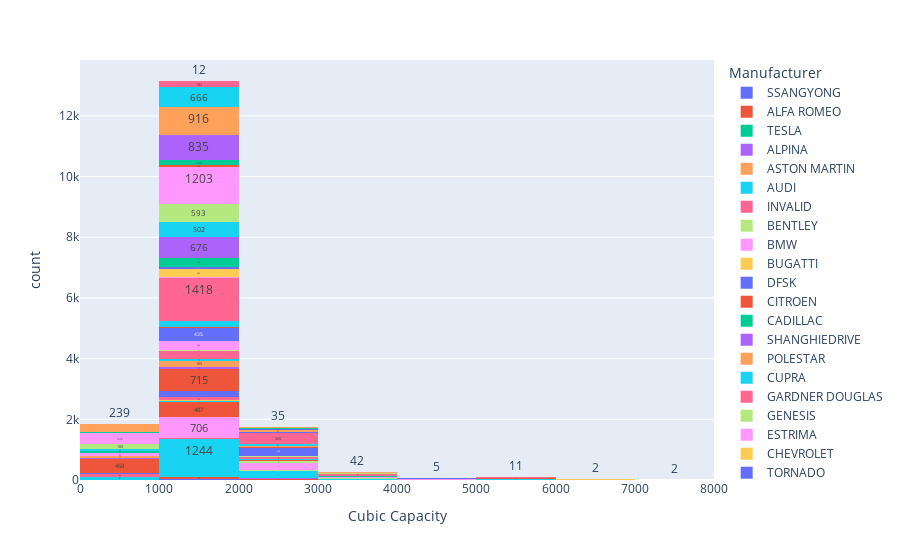

The cell this chart's notebook holds for it:
### Markdown cell above
### Engine capacity vs Manufacturer

### Code cell
fig = px.histogram(uk_data, x="Cubic Capacity", color="Manufacturer", nbins=8, text_auto=True)
fig.show()

### Figure 1 — Plotly figure (JSON) as saved in the notebook; plotly's stock layout.template omitted (floating-point values rounded to 4 significant figures; data arrays with more than 128 entries replaced by an {"elided": "..."} marker saying what was removed)
{"data": [{"alignmentgroup": "True", "bingroup": "x", "hovertemplate": "Manufacturer=SSANGYONG<br>Cubic Capacity=%{x}<br>count=%{y}<extra></extra>", "legendgroup": "SSANGYONG", "marker": {"color": "#636efa", "pattern": {"shape": ""}}, "name": "SSANGYONG", "nbinsx": 8, "offsetgroup": "SSANGYONG", "orientation": "v", "showlegend": true, "texttemplate": "%{value}", "type": "histogram", "x": [1597, 1597, 1597, 1597, 1597, 1597, 1597, 1597, 1597, 1597, 2157, 2157, 2157, 2157, 2157, 2157, 1998, 2157, 2157, 2157, 2157, 2157, 1998, 1998, 1597, 1597, 1597, 1597, 1597, 1597, 1597, 1597, 1597, 1597, 1597, 2157, 1597, 1597, 2157, 1597, 1597, 1597, 1597, 1597, 1597, 1597, 1597, 1497, 1497, 1497, 1497, 1497, 1197, 1197, 1597, 1597, 1497, 1497, 1497, 2157, 2157, 1597, 1597, null, null, 1597, null, null, null, 2157], "xaxis": "x", "yaxis": "y"}, {"alignmentgroup": "True", "bingroup": "x", "hovertemplate": "Manufacturer=ALFA ROMEO<br>Cubic Capacity=%{x}<br>count=%{y}<extra></extra>", "legendgroup": "ALFA ROMEO", "marker": {"color": "#EF553B", "pattern": {"shape": ""}}, "name": "ALFA ROMEO", "nbinsx": 8, "offsetgroup": "ALFA ROMEO", "orientation": "v", "showlegend": true, "texttemplate": "%{value}", "type": "histogram", "x": [1956, 1956, 1956, 1956, 1956, 1956, 1368, 1368, 1368, 1368, 1368, 1368, 1598, 1598, 1598, 1598, 1598, 1598, 1956, 1742, 1368, 875, 1248, 875, 1368, 1248, 875, 1368, 1248, 1368, 1995, 2143, 1995, 2143, 2143, 2143, 2143, 2891, 1995, 1995, 2143, 1995, 2143, 2143, 2143, 1995, 2143, 2143, 2143, 1995, 1368, 1598, 2143, 2143, 2891, 1995, 1995, 2143, 2143, 2143, 2891, 1995, 2891, 1368, 1956, 1598, 1598, 1598, 1368, 2143, 1995, 2891, 2891, 2143, 2143, 2143, 2143, 1995, 1995, 1995, 1995, 1995, 2143, 2143, 1995, 1598, 1598, 1368, 1995, 2891, 2891, 1995, 2143, 1995], "xaxis": "x", "yaxis": "y"}, {"alignmentgroup": "True", "bingroup": "x", "hovertemplate": "Manufacturer=TESLA<br>Cubic Capacity=%{x}<br>count=%{y}<extra></extra>", "legendgroup": "TESLA", "marker": {"color": "#00cc96", "pattern": {"shape": ""}}, "name": "TESLA", "nbinsx": 8, "offsetgroup": "TESLA", "orientation": "v", "showlegend": true, "texttemplate": "%{value}", "type": "histogram", "x": [null, null, null, null, null, null, null, null, null, null, null, null, null, null, null, null, null, null, null, null, null, null, null, null, null, null, null, null, null, null, null, null, null, null, null, null, null, null, null, null], "xaxis": "x", "yaxis": "y"}, {"alignmentgroup": "True", "bingroup": "x", "hovertemplate": "Manufacturer=ALPINA<br>Cubic Capacity=%{x}<br>count=%{y}<extra></extra>", "legendgroup": "ALPINA", "marker": {"color": "#ab63fa", "pattern": {"shape": ""}}, "name": "ALPINA", "nbinsx": 8, "offsetgroup": "ALPINA", "orientation": "v", "showlegend": true, "texttemplate": "%{value}", "type": "histogram", "x": [4395, 2993, 4395, 4395, 4395, 2993, 2993, 2993, 4395, 2993, 2993, 2993, 2993], "xaxis": "x", "yaxis": "y"}, {"alignmentgroup": "True", "bingroup": "x", "hovertemplate": "Manufacturer=ASTON MARTIN<br>Cubic Capacity=%{x}<br>count=%{y}<extra></extra>", "legendgroup": "ASTON MARTIN", "marker": {"color": "#FFA15A", "pattern": {"shape": ""}}, "name": "ASTON MARTIN", "nbinsx": 8, "offsetgroup": "ASTON MARTIN", "orientation": "v", "showlegend": true, "texttemplate": "%{value}", "type": "histogram", "x": [5204, 5935, 5935, 3982, 5935, 3982, 3982, 5204, 5204, 5204, 3982, 3982, 3982, 5204, 3982, 3982, 3982, 5204, 3982, 5204, 3982, 6499, 3982, 5204], "xaxis": "x", "yaxis": "y"}, {"alignmentgroup": "True", "bingroup": "x", "hovertemplate": "Manufacturer=AUDI<br>Cubic Capacity=%{x}<br>count=%{y}<extra></extra>", "legendgroup": "AUDI", "marker": {"color": "#19d3f3", "pattern": {"shape": ""}}, "name": "AUDI", "nbinsx": 8, "offsetgroup": "AUDI", "orientation": "v", "showlegend": true, "texttemplate": "%{value}", "type": "histogram", "x": {"elided": "1705 int values"}, "xaxis": "x", "yaxis": "y"}, {"alignmentgroup": "True", "bingroup": "x", "hovertemplate": "Manufacturer=INVALID<br>Cubic Capacity=%{x}<br>count=%{y}<extra></extra>", "legendgroup": "INVALID", "marker": {"color": "#FF6692", "pattern": {"shape": ""}}, "name": "INVALID", "nbinsx": 8, "offsetgroup": "INVALID", "orientation": "v", "showlegend": true, "texttemplate": "%{value}", "type": "histogram", "x": [1984, 1984, 1598, 1598, 1598, 1598, 1598, 1598, 1598, 1598, 999, 999, 999, 999, 999, 1996, 1996, 1996, 2995, 1968, 1968, 1598, 1598, 1499, 1499, 1499], "xaxis": "x", "yaxis": "y"}, {"alignmentgroup": "True", "bingroup": "x", "hovertemplate": "Manufacturer=BENTLEY<br>Cubic Capacity=%{x}<br>count=%{y}<extra></extra>", "legendgroup": "BENTLEY", "marker": {"color": "#B6E880", "pattern": {"shape": ""}}, "name": "BENTLEY", "nbinsx": 8, "offsetgroup": "BENTLEY", "orientation": "v", "showlegend": true, "texttemplate": "%{value}", "type": "histogram", "x": [5950, 3956, 3996, 5950, 5950, 5950, 5950, 2995, 2995, 5950, 5950, 3996, 3996, 3996, 3996, 5950, 2995, 2995, 3996, 3996, 5950, 5950, 2894, 2894], "xaxis": "x", "yaxis": "y"}, {"alignmentgroup": "True", "bingroup": "x", "hovertemplate": "Manufacturer=BMW<br>Cubic Capacity=%{x}<br>count=%{y}<extra></extra>", "legendgroup": "BMW", "marker": {"color": "#FF97FF", "pattern": {"shape": ""}}, "name": "BMW", "nbinsx": 8, "offsetgroup": "BMW", "orientation": "v", "showlegend": true, "texttemplate": "%{value}", "type": "histogram", "x": {"elided": "1009 int values"}, "xaxis": "x", "yaxis": "y"}, {"alignmentgroup": "True", "bingroup": "x", "hovertemplate": "Manufacturer=BUGATTI<br>Cubic Capacity=%{x}<br>count=%{y}<extra></extra>", "legendgroup": "BUGATTI", "marker": {"color": "#FECB52", "pattern": {"shape": ""}}, "name": "BUGATTI", "nbinsx": 8, "offsetgroup": "BUGATTI", "orientation": "v", "showlegend": true, "texttemplate": "%{value}", "type": "histogram", "x": [7993, 7993], "xaxis": "x", "yaxis": "y"}, {"alignmentgroup": "True", "bingroup": "x", "hovertemplate": "Manufacturer=DFSK<br>Cubic Capacity=%{x}<br>count=%{y}<extra></extra>", "legendgroup": "DFSK", "marker": {"color": "#636efa", "pattern": {"shape": ""}}, "name": "DFSK", "nbinsx": 8, "offsetgroup": "DFSK", "orientation": "v", "showlegend": true, "texttemplate": "%{value}", "type": "histogram", "x": [1498], "xaxis": "x", "yaxis": "y"}, {"alignmentgroup": "True", "bingroup": "x", "hovertemplate": "Manufacturer=CITROEN<br>Cubic Capacity=%{x}<br>count=%{y}<extra></extra>", "legendgroup": "CITROEN", "marker": {"color": "#EF553B", "pattern": {"shape": ""}}, "name": "CITROEN", "nbinsx": 8, "offsetgroup": "CITROEN", "orientation": "v", "showlegend": true, "texttemplate": "%{value}", "type": "histogram", "x": {"elided": "507 int values"}, "xaxis": "x", "yaxis": "y"}, {"alignmentgroup": "True", "bingroup": "x", "hovertemplate": "Manufacturer=CADILLAC<br>Cubic Capacity=%{x}<br>count=%{y}<extra></extra>", "legendgroup": "CADILLAC", "marker": {"color": "#00cc96", "pattern": {"shape": ""}}, "name": "CADILLAC", "nbinsx": 8, "offsetgroup": "CADILLAC", "orientation": "v", "showlegend": true, "texttemplate": "%{value}", "type": "histogram", "x": [6162, 1998, 1998, 1998, 1998, 6162, 1998, 1998, 1998, 1998], "xaxis": "x", "yaxis": "y"}, {"alignmentgroup": "True", "bingroup": "x", "hovertemplate": "Manufacturer=SHANGHIEDRIVE<br>Cubic Capacity=%{x}<br>count=%{y}<extra></extra>", "legendgroup": "SHANGHIEDRIVE", "marker": {"color": "#ab63fa", "pattern": {"shape": ""}}, "name": "SHANGHIEDRIVE", "nbinsx": 8, "offsetgroup": "SHANGHIEDRIVE", "orientation": "v", "showlegend": true, "texttemplate": "%{value}", "type": "histogram", "x": [null], "xaxis": "x", "yaxis": "y"}, {"alignmentgroup": "True", "bingroup": "x", "hovertemplate": "Manufacturer=POLESTAR<br>Cubic Capacity=%{x}<br>count=%{y}<extra></extra>", "legendgroup": "POLESTAR", "marker": {"color": "#FFA15A", "pattern": {"shape": ""}}, "name": "POLESTAR", "nbinsx": 8, "offsetgroup": "POLESTAR", "orientation": "v", "showlegend": true, "texttemplate": "%{value}", "type": "histogram", "x": [1969, null, null, null, null, null, null, null, null, null], "xaxis": "x", "yaxis": "y"}, {"alignmentgroup": "True", "bingroup": "x", "hovertemplate": "Manufacturer=CUPRA<br>Cubic Capacity=%{x}<br>count=%{y}<extra></extra>", "legendgroup": "CUPRA", "marker": {"color": "#19d3f3", "pattern": {"shape": ""}}, "name": "CUPRA", "nbinsx": 8, "offsetgroup": "CUPRA", "orientation": "v", "showlegend": true, "texttemplate": "%{value}", "type": "histogram", "x": [1984, 1984, 1984, 1395, 1395, 1395, 1395, 1395, 1395, 1984, 1984, 1498, 1498, 1498, 1498, 1984, 1984, 1984, 1984, 1984, 1395, 1395, 1395, 1395, 1984, 1984, 1984, 1984, 1984, 1984, 1984, null, null, null, null, null, null, null, 1984], "xaxis": "x", "yaxis": "y"}, {"alignmentgroup": "True", "bingroup": "x", "hovertemplate": "Manufacturer=GARDNER DOUGLAS<br>Cubic Capacity=%{x}<br>count=%{y}<extra></extra>", "legendgroup": "GARDNER DOUGLAS", "marker": {"color": "#FF6692", "pattern": {"shape": ""}}, "name": "GARDNER DOUGLAS", "nbinsx": 8, "offsetgroup": "GARDNER DOUGLAS", "orientation": "v", "showlegend": true, "texttemplate": "%{value}", "type": "histogram", "x": [6162], "xaxis": "x", "yaxis": "y"}, {"alignmentgroup": "True", "bingroup": "x", "hovertemplate": "Manufacturer=GENESIS<br>Cubic Capacity=%{x}<br>count=%{y}<extra></extra>", "legendgroup": "GENESIS", "marker": {"color": "#B6E880", "pattern": {"shape": ""}}, "name": "GENESIS", "nbinsx": 8, "offsetgroup": "GENESIS", "orientation": "v", "showlegend": true, "texttemplate": "%{value}", "type": "histogram", "x": [2497, 2497, 2497, 2497, 2996, 2996, 2996, 2996, 2151, 2151, 2497, 2497, 2199, 2199, 2199, 2199, 2199, 2199, 1998, 1998, 1998, 1998, 1998, 1998, 2151, 2151, 2151, 2497, 2497, 2497, 2497, 2996, null, null, null, null, 2199, 2199, 2199, 2199, 2199, 2199, 1998, 1998, 1998, 1998, 1998, 1998, 2497, 2497, 2497, 2497, 2497, 2497, 2151, 2151, 2151, 2497, 2497, 2497, 2996, 2996, 2996, 2996, 2497, 2497, 2497, 2497, null], "xaxis": "x", "yaxis": "y"}, {"alignmentgroup": "True", "bingroup": "x", "hovertemplate": "Manufacturer=ESTRIMA<br>Cubic Capacity=%{x}<br>count=%{y}<extra></extra>", "legendgroup": "ESTRIMA", "marker": {"color": "#FF97FF", "pattern": {"shape": ""}}, "name": "ESTRIMA", "nbinsx": 8, "offsetgroup": "ESTRIMA", "orientation": "v", "showlegend": true, "texttemplate": "%{value}", "type": "histogram", "x": [null, null, null, null, null, null, null, null], "xaxis": "x", "yaxis": "y"}, {"alignmentgroup": "True", "bingroup": "x", "hovertemplate": "Manufacturer=CHEVROLET<br>Cubic Capacity=%{x}<br>count=%{y}<extra></extra>", "legendgroup": "CHEVROLET", "marker": {"color": "#FECB52", "pattern": {"shape": ""}}, "name": "CHEVROLET", "nbinsx": 8, "offsetgroup": "CHEVROLET", "orientation": "v", "showlegend": true, "texttemplate": "%{value}", "type": "histogram", "x": [1998, 1998, 1998, 6162, 1998, 6162, 6162, 6162, 6162, 6162, 6162, 6162, 6162, 6162], "xaxis": "x", "yaxis": "y"}, {"alignmentgroup": "True", "bingroup": "x", "hovertemplate": "Manufacturer=TORNADO<br>Cubic Capacity=%{x}<br>count=%{y}<extra></extra>", "legendgroup": "TORNADO", "marker": {"color": "#636efa", "pattern": {"shape": ""}}, "name": "TORNADO", "nbinsx": 8, "offsetgroup": "TORNADO", "orientation": "v", "showlegend": true, "texttemplate": "%{value}", "type": "histogram", "x": [5000], "xaxis": "x", "yaxis": "y"}, {"alignmentgroup": "True", "bingroup": "x", "hovertemplate": "Manufacturer=WESTFIELD<br>Cubic Capacity=%{x}<br>count=%{y}<extra></extra>", "legendgroup": "WESTFIELD", "marker": {"color": "#EF553B", "pattern": {"shape": ""}}, "name": "WESTFIELD", "nbinsx": 8, "offsetgroup": "WESTFIELD", "orientation": "v", "showlegend": true, "texttemplate": "%{value}", "type": "histogram", "x": [1988, 1998], "xaxis": "x", "yaxis": "y"}, {"alignmentgroup": "True", "bingroup": "x", "hovertemplate": "Manufacturer=MEV<br>Cubic Capacity=%{x}<br>count=%{y}<extra></extra>", "legendgroup": "MEV", "marker": {"color": "#00cc96", "pattern": {"shape": ""}}, "name": "MEV", "nbinsx": 8, "offsetgroup": "MEV", "orientation": "v", "showlegend": true, "texttemplate": "%{value}", "type": "histogram", "x": [null, null, null], "xaxis": "x", "yaxis": "y"}, {"alignmentgroup": "True", "bingroup": "x", "hovertemplate": "Manufacturer=MW MOTORS S.R.O.<br>Cubic Capacity=%{x}<br>count=%{y}<extra></extra>", "legendgroup": "MW MOTORS S.R.O.", "marker": {"color": "#ab63fa", "pattern": {"shape": ""}}, "name": "MW MOTORS S.R.O.", "nbinsx": 8, "offsetgroup": "MW MOTORS S.R.O.", "orientation": "v", "showlegend": true, "texttemplate": "%{value}", "type": "histogram", "x": [null, 2693], "xaxis": "x", "yaxis": "y"}, {"alignmentgroup": "True", "bingroup": "x", "hovertemplate": "Manufacturer=ORA<br>Cubic Capacity=%{x}<br>count=%{y}<extra></extra>", "legendgroup": "ORA", "marker": {"color": "#FFA15A", "pattern": {"shape": ""}}, "name": "ORA", "nbinsx": 8, "offsetgroup": "ORA", "orientation": "v", "showlegend": true, "texttemplate": "%{value}", "type": "histogram", "x": [null, null, null], "xaxis": "x", "yaxis": "y"}, {"alignmentgroup": "True", "bingroup": "x", "hovertemplate": "Manufacturer=BYD<br>Cubic Capacity=%{x}<br>count=%{y}<extra></extra>", "legendgroup": "BYD", "marker": {"color": "#19d3f3", "pattern": {"shape": ""}}, "name": "BYD", "nbinsx": 8, "offsetgroup": "BYD", "orientation": "v", "showlegend": true, "texttemplate": "%{value}", "type": "histogram", "x": [null], "xaxis": "x", "yaxis": "y"}, {"alignmentgroup": "True", "bingroup": "x", "hovertemplate": "Manufacturer=DACIA<br>Cubic Capacity=%{x}<br>count=%{y}<extra></extra>", "legendgroup": "DACIA", "marker": {"color": "#FF6692", "pattern": {"shape": ""}}, "name": "DACIA", "nbinsx": 8, "offsetgroup": "DACIA", "orientation": "v", "showlegend": true, "texttemplate": "%{value}", "type": "histogram", "x": {"elided": "220 int values"}, "xaxis": "x", "yaxis": "y"}, {"alignmentgroup": "True", "bingroup": "x", "hovertemplate": "Manufacturer=LEVC<br>Cubic Capacity=%{x}<br>count=%{y}<extra></extra>", "legendgroup": "LEVC", "marker": {"color": "#B6E880", "pattern": {"shape": ""}}, "name": "LEVC", "nbinsx": 8, "offsetgroup": "LEVC", "orientation": "v", "showlegend": true, "texttemplate": "%{value}", "type": "histogram", "x": [1477], "xaxis": "x", "yaxis": "y"}, {"alignmentgroup": "True", "bingroup": "x", "hovertemplate": "Manufacturer=KOENIGSEGG<br>Cubic Capacity=%{x}<br>count=%{y}<extra></extra>", "legendgroup": "KOENIGSEGG", "marker": {"color": "#FF97FF", "pattern": {"shape": ""}}, "name": "KOENIGSEGG", "nbinsx": 8, "offsetgroup": "KOENIGSEGG", "orientation": "v", "showlegend": true, "texttemplate": "%{value}", "type": "histogram", "x": [5000], "xaxis": "x", "yaxis": "y"}, {"alignmentgroup": "True", "bingroup": "x", "hovertemplate": "Manufacturer=FERRARI<br>Cubic Capacity=%{x}<br>count=%{y}<extra></extra>", "legendgroup": "FERRARI", "marker": {"color": "#FECB52", "pattern": {"shape": ""}}, "name": "FERRARI", "nbinsx": 8, "offsetgroup": "FERRARI", "orientation": "v", "showlegend": true, "texttemplate": "%{value}", "type": "histogram", "x": [3902, 6262, 3855, 6496, 3855, 3902, 3902, 6496, 6496, 3902, 6496, 3902, 3990, 3885, 3990, 3990, 3855, 2992, 6496], "xaxis": "x", "yaxis": "y"}, {"alignmentgroup": "True", "bingroup": "x", "hovertemplate": "Manufacturer=FIAT<br>Cubic Capacity=%{x}<br>count=%{y}<extra></extra>", "legendgroup": "FIAT", "marker": {"color": "#636efa", "pattern": {"shape": ""}}, "name": "FIAT", "nbinsx": 8, "offsetgroup": "FIAT", "orientation": "v", "showlegend": true, "texttemplate": "%{value}", "type": "histogram", "x": {"elided": "246 int values"}, "xaxis": "x", "yaxis": "y"}, {"alignmentgroup": "True", "bingroup": "x", "hovertemplate": "Manufacturer=FORD<br>Cubic Capacity=%{x}<br>count=%{y}<extra></extra>", "legendgroup": "FORD", "marker": {"color": "#EF553B", "pattern": {"shape": ""}}, "name": "FORD", "nbinsx": 8, "offsetgroup": "FORD", "orientation": "v", "showlegend": true, "texttemplate": "%{value}", "type": "histogram", "x": {"elided": "1241 int values"}, "xaxis": "x", "yaxis": "y"}, {"alignmentgroup": "True", "bingroup": "x", "hovertemplate": "Manufacturer=GINETTA<br>Cubic Capacity=%{x}<br>count=%{y}<extra></extra>", "legendgroup": "GINETTA", "marker": {"color": "#00cc96", "pattern": {"shape": ""}}, "name": "GINETTA", "nbinsx": 8, "offsetgroup": "GINETTA", "orientation": "v", "showlegend": true, "texttemplate": "%{value}", "type": "histogram", "x": [3726], "xaxis": "x", "yaxis": "y"}, {"alignmentgroup": "True", "bingroup": "x", "hovertemplate": "Manufacturer=HONDA<br>Cubic Capacity=%{x}<br>count=%{y}<extra></extra>", "legendgroup": "HONDA", "marker": {"color": "#ab63fa", "pattern": {"shape": ""}}, "name": "HONDA", "nbinsx": 8, "offsetgroup": "HONDA", "orientation": "v", "showlegend": true, "texttemplate": "%{value}", "type": "histogram", "x": [3493, 988, 988, 988, 988, 988, 988, 988, 988, 1498, 1498, 1498, 1498, 1498, 1498, 1996, 1996, 1597, 1597, 1597, 1597, 1597, 1597, 1597, 1597, 1597, 1597, 988, 988, 988, 988, 988, 988, 1597, 1597, 1597, 1597, 1597, 1597, 1498, 1498, 1498, 1498, 1498, 1498, 1498, 1498, 1498, 1498, 1498, 1498, 1498, 1498, 1498, 1498, 1498, 1498, 1498, 1597, 1597, 1597, 1597, 1993, 1993, 1993, 1993, 1993, 1993, 988, 988, 1498, 1498, 988, 988, 988, 988, 1498, 1498, 1498, 1498, null, null, 1996, 1996, 1996, 1996, 1993, 1498, 1498, 1498, 1498, 1993, 1993, 1993, null], "xaxis": "x", "yaxis": "y"}, {"alignmentgroup": "True", "bingroup": "x", "hovertemplate": "Manufacturer=HYUNDAI<br>Cubic Capacity=%{x}<br>count=%{y}<extra></extra>", "legendgroup": "HYUNDAI", "marker": {"color": "#FFA15A", "pattern": {"shape": ""}}, "name": "HYUNDAI", "nbinsx": 8, "offsetgroup": "HYUNDAI", "orientation": "v", "showlegend": true, "texttemplate": "%{value}", "type": "histogram", "x": {"elided": "289 int values"}, "xaxis": "x", "yaxis": "y"}, {"alignmentgroup": "True", "bingroup": "x", "hovertemplate": "Manufacturer=INFINITI<br>Cubic Capacity=%{x}<br>count=%{y}<extra></extra>", "legendgroup": "INFINITI", "marker": {"color": "#19d3f3", "pattern": {"shape": ""}}, "name": "INFINITI", "nbinsx": 8, "offsetgroup": "INFINITI", "orientation": "v", "showlegend": true, "texttemplate": "%{value}", "type": "histogram", "x": [1461, 2143, 1595, 1595, 1461, 2143, 1595, 1461, 1595, 2143, 1461, 1595, 1461, 1461, 1595, 1461, 2143, 2143, 1595, 2143, 1461, 2143, 1595, 1595, 1461, 2143, 1595, 1991, 2143, 1461, 2143, 1991, 2143, 2143, 1461, 1595, 2977, 2977, 1991, 1991, 1991, 1991, 1461, 1461, 1461, 1461, 2143, 2143, 2143, 2143, 2143, 2143, 1595, 1595, 1595, 1595, 1991, 1991, 1991, 1991, 1991, 2997, 2997, 3498, 3498, 3498, 3498, 3498, 3498, 2143, 2143, 2143, 2143, 2143, 2143, 2143, 1991, 1461, 1461, 1461, 1461, 1461, 1461, 1461, 1461, 1461, 1595, 1595, 1595, 1595, 1595, 1595, 2143, 2143, 2143, 2143, 2143, 2143, 2143, 1991, 1991, 2143, 2143, 1991, 2143, 2143, 2143, 1595, 1595, 1595, 1461, 1461, 1461, 1461, 2143, 3498, 3498, 3498, 3498], "xaxis": "x", "yaxis": "y"}, {"alignmentgroup": "True", "bingroup": "x", "hovertemplate": "Manufacturer=JAGUAR<br>Cubic Capacity=%{x}<br>count=%{y}<extra></extra>", "legendgroup": "JAGUAR", "marker": {"color": "#FF6692", "pattern": {"shape": ""}}, "name": "JAGUAR", "nbinsx": 8, "offsetgroup": "JAGUAR", "orientation": "v", "showlegend": true, "texttemplate": "%{value}", "type": "histogram", "x": {"elided": "361 int values"}, "xaxis": "x", "yaxis": "y"}, {"alignmentgroup": "True", "bingroup": "x", "hovertemplate": "Manufacturer=JEEP<br>Cubic Capacity=%{x}<br>count=%{y}<extra></extra>", "legendgroup": "JEEP", "marker": {"color": "#B6E880", "pattern": {"shape": ""}}, "name": "JEEP", "nbinsx": 8, "offsetgroup": "JEEP", "orientation": "v", "showlegend": true, "texttemplate": "%{value}", "type": "histogram", "x": [1598, 1598, 1956, 1956, 1368, 1368, 1368, 1598, 1956, 1956, 1956, 1956, 2987, 2987, 2987, 2987, 2987, 1598, 1598, 1598, 1598, 999, 999, 999, 1332, 1332, 1956, 1956, 1956, 1995, 2143, 1995, 2143, 1995, 2143, 1995, 2143, 1995, 2143, 1995, 2143, 2987, 6166, 1956, 1598, 1368, 1598, 999, 1332, 1332, 1332, 1598, 1995, 1995, 1368, 1368, 1368, 1995, 1332, 1332, 1332, 1332, 1332, 999, 1332, 2143, 1995, 1995, 1332, 1332, 1332, 1332, 1332, 1469, 1469, 1469, 1469, 1469, 1469, 1469], "xaxis": "x", "yaxis": "y"}, {"alignmentgroup": "True", "bingroup": "x", "hovertemplate": "Manufacturer=KIA<br>Cubic Capacity=%{x}<br>count=%{y}<extra></extra>", "legendgroup": "KIA", "marker": {"color": "#FF97FF", "pattern": {"shape": ""}}, "name": "KIA", "nbinsx": 8, "offsetgroup": "KIA", "orientation": "v", "showlegend": true, "texttemplate": "%{value}", "type": "histogram", "x": {"elided": "383 int values"}, "xaxis": "x", "yaxis": "y"}, {"alignmentgroup": "True", "bingroup": "x", "hovertemplate": "Manufacturer=LAMBORGHINI<br>Cubic Capacity=%{x}<br>count=%{y}<extra></extra>", "legendgroup": "LAMBORGHINI", "marker": {"color": "#FECB52", "pattern": {"shape": ""}}, "name": "LAMBORGHINI", "nbinsx": 8, "offsetgroup": "LAMBORGHINI", "orientation": "v", "showlegend": true, "texttemplate": "%{value}", "type": "histogram", "x": [6498, 6498, 3996, 6498, 3996, 3996, 6498], "xaxis": "x", "yaxis": "y"}, {"alignmentgroup": "True", "bingroup": "x", "hovertemplate": "Manufacturer=LAND ROVER<br>Cubic Capacity=%{x}<br>count=%{y}<extra></extra>", "legendgroup": "LAND ROVER", "marker": {"color": "#636efa", "pattern": {"shape": ""}}, "name": "LAND ROVER", "nbinsx": 8, "offsetgroup": "LAND ROVER", "orientation": "v", "showlegend": true, "texttemplate": "%{value}", "type": "histogram", "x": {"elided": "723 int values"}, "xaxis": "x", "yaxis": "y"}, {"alignmentgroup": "True", "bingroup": "x", "hovertemplate": "Manufacturer=LEXUS<br>Cubic Capacity=%{x}<br>count=%{y}<extra></extra>", "legendgroup": "LEXUS", "marker": {"color": "#EF553B", "pattern": {"shape": ""}}, "name": "LEXUS", "nbinsx": 8, "offsetgroup": "LEXUS", "orientation": "v", "showlegend": true, "texttemplate": "%{value}", "type": "histogram", "x": [1998, 1998, 2494, 2494, 2494, 2494, 2494, 2494, 2494, 4969, 4969, 4969, 4969, 3456, 3456, 3456, 3456, 1798, 1798, 1798, 1798, 1798, 1798, 2494, 2494, 2494, 2494, 2494, 2494, 3456, 3456, 3456, 3456, 3456, 4969, 3456, 3456, 3456, 3456, 2494, 1798, 1798, 1798, 2487, 2487, 2487, 2494, 2494, 2494, 2494, 2494, 3456, 3456, 3456, 2494, 2494, 3456, 1987, 1987, 1987, 2494, 4969, 4969, 4969, 4969, 1987, 1987, 1987, 3456, 3456, 3456, 3456, 3456, 2494, 4969, 4969, 4969, 2494, null, 3456, 3456, 3456, 2487, 2487, 2487, 2487, 2487, 2487, 2487, 2487, 2487, 2487, 2487, 4969, 4969, 4969, 3456, 1987, 4969, 4969, 3456, 1987, 2487], "xaxis": "x", "yaxis": "y"}, {"alignmentgroup": "True", "bingroup": "x", "hovertemplate": "Manufacturer=LOTUS<br>Cubic Capacity=%{x}<br>count=%{y}<extra></extra>", "legendgroup": "LOTUS", "marker": {"color": "#00cc96", "pattern": {"shape": ""}}, "name": "LOTUS", "nbinsx": 8, "offsetgroup": "LOTUS", "orientation": "v", "showlegend": true, "texttemplate": "%{value}", "type": "histogram", "x": [3456, 3456], "xaxis": "x", "yaxis": "y"}, {"alignmentgroup": "True", "bingroup": "x", "hovertemplate": "Manufacturer=MAHINDRA<br>Cubic Capacity=%{x}<br>count=%{y}<extra></extra>", "legendgroup": "MAHINDRA", "marker": {"color": "#ab63fa", "pattern": {"shape": ""}}, "name": "MAHINDRA", "nbinsx": 8, "offsetgroup": "MAHINDRA", "orientation": "v", "showlegend": true, "texttemplate": "%{value}", "type": "histogram", "x": [null, null], "xaxis": "x", "yaxis": "y"}, {"alignmentgroup": "True", "bingroup": "x", "hovertemplate": "Manufacturer=MASERATI<br>Cubic Capacity=%{x}<br>count=%{y}<extra></extra>", "legendgroup": "MASERATI", "marker": {"color": "#FFA15A", "pattern": {"shape": ""}}, "name": "MASERATI", "nbinsx": 8, "offsetgroup": "MASERATI", "orientation": "v", "showlegend": true, "texttemplate": "%{value}", "type": "histogram", "x": [2987, 2979, 2979, 3799, 3799, 2979, 2979, 2979, 2979, 2979, 2979, 2979, 2979, 2979, 3000, 1998, 1998, 2979, 2979, 1998, 1998, 3000, 3000], "xaxis": "x", "yaxis": "y"}, {"alignmentgroup": "True", "bingroup": "x", "hovertemplate": "Manufacturer=MAZDA<br>Cubic Capacity=%{x}<br>count=%{y}<extra></extra>", "legendgroup": "MAZDA", "marker": {"color": "#19d3f3", "pattern": {"shape": ""}}, "name": "MAZDA", "nbinsx": 8, "offsetgroup": "MAZDA", "orientation": "v", "showlegend": true, "texttemplate": "%{value}", "type": "histogram", "x": {"elided": "289 int values"}, "xaxis": "x", "yaxis": "y"}, {"alignmentgroup": "True", "bingroup": "x", "hovertemplate": "Manufacturer=MERCEDES-BENZ<br>Cubic Capacity=%{x}<br>count=%{y}<extra></extra>", "legendgroup": "MERCEDES-BENZ", "marker": {"color": "#FF6692", "pattern": {"shape": ""}}, "name": "MERCEDES-BENZ", "nbinsx": 8, "offsetgroup": "MERCEDES-BENZ", "orientation": "v", "showlegend": true, "texttemplate": "%{value}", "type": "histogram", "x": {"elided": "1937 int values"}, "xaxis": "x", "yaxis": "y"}, {"alignmentgroup": "True", "bingroup": "x", "hovertemplate": "Manufacturer=MCLAREN<br>Cubic Capacity=%{x}<br>count=%{y}<extra></extra>", "legendgroup": "MCLAREN", "marker": {"color": "#B6E880", "pattern": {"shape": ""}}, "name": "MCLAREN", "nbinsx": 8, "offsetgroup": "MCLAREN", "orientation": "v", "showlegend": true, "texttemplate": "%{value}", "type": "histogram", "x": [3800, 3800, 3800, 3800, 3994, 3994, 3799, 3799, 3994, 3994, 3994, 3799, 3994, 3994, 3994, 3994, 3994, 3994, 2993], "xaxis": "x", "yaxis": "y"}, {"alignmentgroup": "True", "bingroup": "x", "hovertemplate": "Manufacturer=MG MOTORS UK<br>Cubic Capacity=%{x}<br>count=%{y}<extra></extra>", "legendgroup": "MG MOTORS UK", "marker": {"color": "#FF97FF", "pattern": {"shape": ""}}, "name": "MG MOTORS UK", "nbinsx": 8, "offsetgroup": "MG MOTORS UK", "orientation": "v", "showlegend": true, "texttemplate": "%{value}", "type": "histogram", "x": [1490, 1490, 1490, 1490, 1498, 1498, 1498, 999, 999, 1498, 1498, 1498, 1498, 999, null, null, 1490, 1490, 1490, 1490, 1490, 1498, 999, 999, 1498, 1498, 1498, null, null, 1490, 1490, 999, null, null, null, null, null, null, null, null], "xaxis": "x", "yaxis": "y"}, {"alignmentgroup": "True", "bingroup": "x", "hovertemplate": "Manufacturer=MINI<br>Cubic Capacity=%{x}<br>count=%{y}<extra></extra>", "legendgroup": "MINI", "marker": {"color": "#FECB52", "pattern": {"shape": ""}}, "name": "MINI", "nbinsx": 8, "offsetgroup": "MINI", "orientation": "v", "showlegend": true, "texttemplate": "%{value}", "type": "histogram", "x": {"elided": "292 int values"}, "xaxis": "x", "yaxis": "y"}, {"alignmentgroup": "True", "bingroup": "x", "hovertemplate": "Manufacturer=MITSUBISHI<br>Cubic Capacity=%{x}<br>count=%{y}<extra></extra>", "legendgroup": "MITSUBISHI", "marker": {"color": "#636efa", "pattern": {"shape": ""}}, "name": "MITSUBISHI", "nbinsx": 8, "offsetgroup": "MITSUBISHI", "orientation": "v", "showlegend": true, "texttemplate": "%{value}", "type": "histogram", "x": [1193, 1193, 1590, 1590, 1560, 1560, 2268, 1560, 2268, 1590, 1590, 1560, 1560, 2268, 1590, 1560, 2268, 1499, 1499, 1499, 1499, 1499, 1499, 1499, 1499, 1560, 2442, 2442, 1590, 2400, 2400, 2400, 2400, 1998, 1998, 2400, 1193, 1193, 1193, 1590, 1499, 1499, 1499, 1499, 1998, 2360, 2360, 2360, 2360, 2360, 2360, 1499, 1499, 1499, 1499, 1499, 1499, 1499, 1499, 1998, 1998, 1998, 1998, 1998, 1193, 1193, 1193, 1193, 1193, 1193, 1193], "xaxis": "x", "yaxis": "y"}, {"alignmentgroup": "True", "bingroup": "x", "hovertemplate": "Manufacturer=MORGAN<br>Cubic Capacity=%{x}<br>count=%{y}<extra></extra>", "legendgroup": "MORGAN", "marker": {"color": "#EF553B", "pattern": {"shape": ""}}, "name": "MORGAN", "nbinsx": 8, "offsetgroup": "MORGAN", "orientation": "v", "showlegend": true, "texttemplate": "%{value}", "type": "histogram", "x": [2998, 1998, 1998, 1998], "xaxis": "x", "yaxis": "y"}, {"alignmentgroup": "True", "bingroup": "x", "hovertemplate": "Manufacturer=NISSAN<br>Cubic Capacity=%{x}<br>count=%{y}<extra></extra>", "legendgroup": "NISSAN", "marker": {"color": "#00cc96", "pattern": {"shape": ""}}, "name": "NISSAN", "nbinsx": 8, "offsetgroup": "NISSAN", "orientation": "v", "showlegend": true, "texttemplate": "%{value}", "type": "histogram", "x": {"elided": "409 int values"}, "xaxis": "x", "yaxis": "y"}, {"alignmentgroup": "True", "bingroup": "x", "hovertemplate": "Manufacturer=PEUGEOT<br>Cubic Capacity=%{x}<br>count=%{y}<extra></extra>", "legendgroup": "PEUGEOT", "marker": {"color": "#ab63fa", "pattern": {"shape": ""}}, "name": "PEUGEOT", "nbinsx": 8, "offsetgroup": "PEUGEOT", "orientation": "v", "showlegend": true, "texttemplate": "%{value}", "type": "histogram", "x": {"elided": "701 int values"}, "xaxis": "x", "yaxis": "y"}, {"alignmentgroup": "True", "bingroup": "x", "hovertemplate": "Manufacturer=PORSCHE<br>Cubic Capacity=%{x}<br>count=%{y}<extra></extra>", "legendgroup": "PORSCHE", "marker": {"color": "#FFA15A", "pattern": {"shape": ""}}, "name": "PORSCHE", "nbinsx": 8, "offsetgroup": "PORSCHE", "orientation": "v", "showlegend": true, "texttemplate": "%{value}", "type": "histogram", "x": {"elided": "156 int values"}, "xaxis": "x", "yaxis": "y"}, {"alignmentgroup": "True", "bingroup": "x", "hovertemplate": "Manufacturer=RENAULT<br>Cubic Capacity=%{x}<br>count=%{y}<extra></extra>", "legendgroup": "RENAULT", "marker": {"color": "#19d3f3", "pattern": {"shape": ""}}, "name": "RENAULT", "nbinsx": 8, "offsetgroup": "RENAULT", "orientation": "v", "showlegend": true, "texttemplate": "%{value}", "type": "histogram", "x": {"elided": "623 int values"}, "xaxis": "x", "yaxis": "y"}, {"alignmentgroup": "True", "bingroup": "x", "hovertemplate": "Manufacturer=ROLLS-ROYCE<br>Cubic Capacity=%{x}<br>count=%{y}<extra></extra>", "legendgroup": "ROLLS-ROYCE", "marker": {"color": "#FF6692", "pattern": {"shape": ""}}, "name": "ROLLS-ROYCE", "nbinsx": 8, "offsetgroup": "ROLLS-ROYCE", "orientation": "v", "showlegend": true, "texttemplate": "%{value}", "type": "histogram", "x": [6592, 6749, 6749, 6749, 6592, 6749, 6749, 6749, 6749, 6749, 6749, 6749, 6749], "xaxis": "x", "yaxis": "y"}, {"alignmentgroup": "True", "bingroup": "x", "hovertemplate": "Manufacturer=SEAT<br>Cubic Capacity=%{x}<br>count=%{y}<extra></extra>", "legendgroup": "SEAT", "marker": {"color": "#B6E880", "pattern": {"shape": ""}}, "name": "SEAT", "nbinsx": 8, "offsetgroup": "SEAT", "orientation": "v", "showlegend": true, "texttemplate": "%{value}", "type": "histogram", "x": {"elided": "774 int values"}, "xaxis": "x", "yaxis": "y"}, {"alignmentgroup": "True", "bingroup": "x", "hovertemplate": "Manufacturer=SKODA<br>Cubic Capacity=%{x}<br>count=%{y}<extra></extra>", "legendgroup": "SKODA", "marker": {"color": "#FF97FF", "pattern": {"shape": ""}}, "name": "SKODA", "nbinsx": 8, "offsetgroup": "SKODA", "orientation": "v", "showlegend": true, "texttemplate": "%{value}", "type": "histogram", "x": {"elided": "1570 int values"}, "xaxis": "x", "yaxis": "y"}, {"alignmentgroup": "True", "bingroup": "x", "hovertemplate": "Manufacturer=SMART<br>Cubic Capacity=%{x}<br>count=%{y}<extra></extra>", "legendgroup": "SMART", "marker": {"color": "#FECB52", "pattern": {"shape": ""}}, "name": "SMART", "nbinsx": 8, "offsetgroup": "SMART", "orientation": "v", "showlegend": true, "texttemplate": "%{value}", "type": "histogram", "x": [null, null, null, null, null, null, null, null, null, null, null, null, null, null, null, null, null, null, null, null, null, null, null, null, null, null, null, null, null, null, null, null, null, null, null, null, null, null, null, null], "xaxis": "x", "yaxis": "y"}, {"alignmentgroup": "True", "bingroup": "x", "hovertemplate": "Manufacturer=SUBARU<br>Cubic Capacity=%{x}<br>count=%{y}<extra></extra>", "legendgroup": "SUBARU", "marker": {"color": "#636efa", "pattern": {"shape": ""}}, "name": "SUBARU", "nbinsx": 8, "offsetgroup": "SUBARU", "orientation": "v", "showlegend": true, "texttemplate": "%{value}", "type": "histogram", "x": [1600, 1995, 1600, 1600, 1995, 1995, 1995, 1995, 1995, 1995, 2498, 2498, 2498, 1995, 1995, 1995, 1995, 1995, null, null], "xaxis": "x", "yaxis": "y"}, {"alignmentgroup": "True", "bingroup": "x", "hovertemplate": "Manufacturer=SUZUKI<br>Cubic Capacity=%{x}<br>count=%{y}<extra></extra>", "legendgroup": "SUZUKI", "marker": {"color": "#EF553B", "pattern": {"shape": ""}}, "name": "SUZUKI", "nbinsx": 8, "offsetgroup": "SUZUKI", "orientation": "v", "showlegend": true, "texttemplate": "%{value}", "type": "histogram", "x": [998, 998, 998, 1242, 998, 998, 998, 998, 1598, 1598, 1373, 1373, 1242, 1242, 1242, 1242, 1242, 1242, 1242, 998, 1242, 1242, 998, 998, 1242, 1373, 998, 1373, 1373, 1373, 1373, 998, 998, 1373, 998, 1373, 1242, 1462, 1462, 1462, 1242, 1242, 1242, 1242, 1373, 1373, 1373, 1373, 1373, 1373, 1197, 1197, 1197, 1197, 1197, 1197, 1373, 1373, 1373, 1373, 1197, 1197, 1197, 1242, 1197, 1197, 1197, 2487, 1798, 1798, 1373, 1373, 1373, 1373, 1373, 1373, 1373, 1373, 1373, 1373, 1462, 1462, 1462], "xaxis": "x", "yaxis": "y"}, {"alignmentgroup": "True", "bingroup": "x", "hovertemplate": "Manufacturer=TOYOTA<br>Cubic Capacity=%{x}<br>count=%{y}<extra></extra>", "legendgroup": "TOYOTA", "marker": {"color": "#00cc96", "pattern": {"shape": ""}}, "name": "TOYOTA", "nbinsx": 8, "offsetgroup": "TOYOTA", "orientation": "v", "showlegend": true, "texttemplate": "%{value}", "type": "histogram", "x": {"elided": "225 int values"}, "xaxis": "x", "yaxis": "y"}, {"alignmentgroup": "True", "bingroup": "x", "hovertemplate": "Manufacturer=VAUXHALL<br>Cubic Capacity=%{x}<br>count=%{y}<extra></extra>", "legendgroup": "VAUXHALL", "marker": {"color": "#ab63fa", "pattern": {"shape": ""}}, "name": "VAUXHALL", "nbinsx": 8, "offsetgroup": "VAUXHALL", "orientation": "v", "showlegend": true, "texttemplate": "%{value}", "type": "histogram", "x": {"elided": "872 int values"}, "xaxis": "x", "yaxis": "y"}, {"alignmentgroup": "True", "bingroup": "x", "hovertemplate": "Manufacturer=VOLKSWAGEN<br>Cubic Capacity=%{x}<br>count=%{y}<extra></extra>", "legendgroup": "VOLKSWAGEN", "marker": {"color": "#FFA15A", "pattern": {"shape": ""}}, "name": "VOLKSWAGEN", "nbinsx": 8, "offsetgroup": "VOLKSWAGEN", "orientation": "v", "showlegend": true, "texttemplate": "%{value}", "type": "histogram", "x": {"elided": "1236 int values"}, "xaxis": "x", "yaxis": "y"}, {"alignmentgroup": "True", "bingroup": "x", "hovertemplate": "Manufacturer=VOLVO<br>Cubic Capacity=%{x}<br>count=%{y}<extra></extra>", "legendgroup": "VOLVO", "marker": {"color": "#19d3f3", "pattern": {"shape": ""}}, "name": "VOLVO", "nbinsx": 8, "offsetgroup": "VOLVO", "orientation": "v", "showlegend": true, "texttemplate": "%{value}", "type": "histogram", "x": {"elided": "684 int values"}, "xaxis": "x", "yaxis": "y"}, {"alignmentgroup": "True", "bingroup": "x", "hovertemplate": "Manufacturer=DS<br>Cubic Capacity=%{x}<br>count=%{y}<extra></extra>", "legendgroup": "DS", "marker": {"color": "#FF6692", "pattern": {"shape": ""}}, "name": "DS", "nbinsx": 8, "offsetgroup": "DS", "orientation": "v", "showlegend": true, "texttemplate": "%{value}", "type": "histogram", "x": {"elided": "191 int values"}, "xaxis": "x", "yaxis": "y"}, {"alignmentgroup": "True", "bingroup": "x", "hovertemplate": "Manufacturer=ALPINE<br>Cubic Capacity=%{x}<br>count=%{y}<extra></extra>", "legendgroup": "ALPINE", "marker": {"color": "#B6E880", "pattern": {"shape": ""}}, "name": "ALPINE", "nbinsx": 8, "offsetgroup": "ALPINE", "orientation": "v", "showlegend": true, "texttemplate": "%{value}", "type": "histogram", "x": [1798, 1798, 1798, 1798, 1798, 1798, 1798, 1798, 1798, 1798, 1798, 1798], "xaxis": "x", "yaxis": "y"}], "layout": {"barmode": "relative", "legend": {"title": {"text": "Manufacturer"}, "tracegroupgap": 0}, "margin": {"t": 60}, "xaxis": {"anchor": "y", "domain": [0, 1], "title": {"text": "Cubic Capacity"}}, "yaxis": {"anchor": "x", "domain": [0, 1], "title": {"text": "count"}}}}
